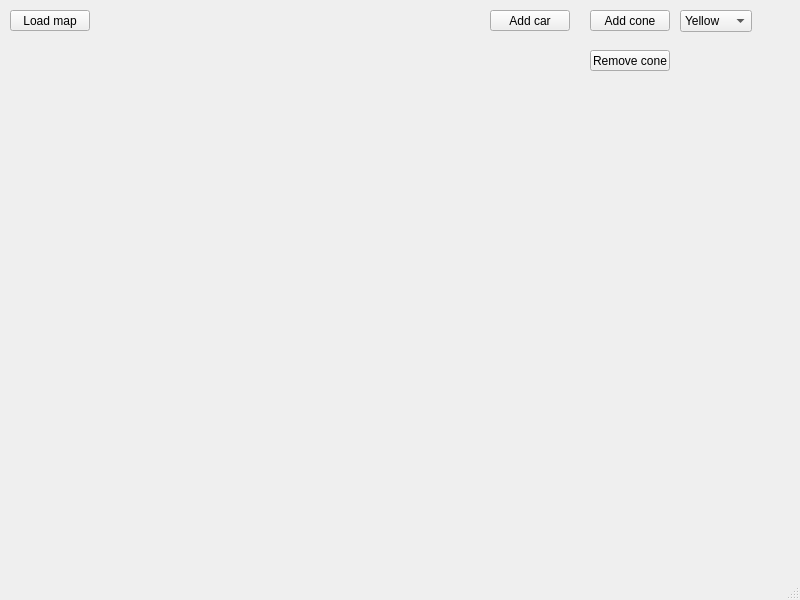
<?xml version="1.0" encoding="UTF-8"?>
<ui version="4.0">
 <class>MainWindow</class>
 <widget class="QMainWindow" name="MainWindow">
  <property name="geometry">
   <rect>
    <x>0</x>
    <y>0</y>
    <width>800</width>
    <height>600</height>
   </rect>
  </property>
  <property name="windowTitle">
   <string>MainWindow</string>
  </property>
  <widget class="QWidget" name="centralwidget">
   <widget class="QPushButton" name="buttonLoad">
    <property name="geometry">
     <rect>
      <x>10</x>
      <y>10</y>
      <width>80</width>
      <height>21</height>
     </rect>
    </property>
    <property name="text">
     <string>Load map</string>
    </property>
   </widget>
   <widget class="QPushButton" name="buttonCone">
    <property name="geometry">
     <rect>
      <x>590</x>
      <y>10</y>
      <width>80</width>
      <height>21</height>
     </rect>
    </property>
    <property name="text">
     <string>Add cone</string>
    </property>
   </widget>
   <widget class="QPushButton" name="buttonCar">
    <property name="geometry">
     <rect>
      <x>490</x>
      <y>10</y>
      <width>80</width>
      <height>21</height>
     </rect>
    </property>
    <property name="text">
     <string>Add car</string>
    </property>
   </widget>
   <widget class="QPushButton" name="buttonRemove">
    <property name="geometry">
     <rect>
      <x>590</x>
      <y>50</y>
      <width>80</width>
      <height>21</height>
     </rect>
    </property>
    <property name="text">
     <string>Remove cone</string>
    </property>
   </widget>
   <widget class="QComboBox" name="colorBox">
    <property name="geometry">
     <rect>
      <x>680</x>
      <y>10</y>
      <width>72</width>
      <height>22</height>
     </rect>
    </property>
    <item>
     <property name="text">
      <string>Yellow</string>
     </property>
    </item>
    <item>
     <property name="text">
      <string>Blue</string>
     </property>
    </item>
    <item>
     <property name="text">
      <string>Orange</string>
     </property>
    </item>
   </widget>
  </widget>
  <widget class="QMenuBar" name="menubar">
   <property name="geometry">
    <rect>
     <x>0</x>
     <y>0</y>
     <width>800</width>
     <height>20</height>
    </rect>
   </property>
  </widget>
  <widget class="QStatusBar" name="statusbar"/>
 </widget>
 <resources/>
 <connections/>
</ui>
